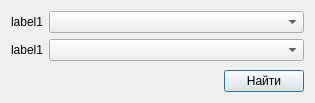
<?xml version="1.0" encoding="UTF-8"?>
<ui version="4.0">
 <class>FindDialog</class>
 <widget class="QDialog" name="FindDialog">
  <property name="geometry">
   <rect>
    <x>0</x>
    <y>0</y>
    <width>315</width>
    <height>103</height>
   </rect>
  </property>
  <property name="windowTitle">
   <string>Dialog</string>
  </property>
  <layout class="QVBoxLayout" name="verticalLayout">
   <item>
    <layout class="QFormLayout" name="formLayout">
     <item row="0" column="0">
      <widget class="QLabel" name="labelProperty1">
       <property name="text">
        <string>label1</string>
       </property>
      </widget>
     </item>
     <item row="1" column="0">
      <widget class="QLabel" name="labelProperty2">
       <property name="text">
        <string>label1</string>
       </property>
      </widget>
     </item>
     <item row="0" column="1">
      <widget class="QComboBox" name="comboBoxProperty1"/>
     </item>
     <item row="1" column="1">
      <widget class="QComboBox" name="comboBoxProperty2"/>
     </item>
    </layout>
   </item>
   <item>
    <layout class="QHBoxLayout" name="horizontalLayout">
     <property name="topMargin">
      <number>0</number>
     </property>
     <item>
      <spacer name="horizontalSpacer">
       <property name="orientation">
        <enum>Qt::Horizontal</enum>
       </property>
       <property name="sizeHint" stdset="0">
        <size>
         <width>40</width>
         <height>20</height>
        </size>
       </property>
      </spacer>
     </item>
     <item>
      <widget class="QPushButton" name="findButton">
       <property name="text">
        <string>Найти</string>
       </property>
      </widget>
     </item>
    </layout>
   </item>
  </layout>
 </widget>
 <resources/>
 <connections/>
</ui>
